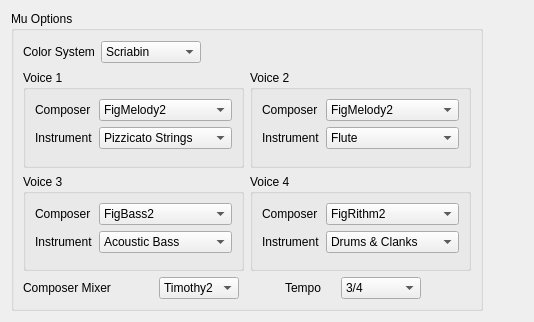
  <widget class="QWidget" name="tab2">
   <attribute name="title">
    <string>Composition Config</string>
   </attribute>
   <layout class="QGridLayout" name="gridLayout_5">
    <item row="0" column="0">
     <widget class="QGroupBox" name="groupBox_3">
      <property name="sizePolicy">
       <sizepolicy hsizetype="Expanding" vsizetype="Expanding">
        <horstretch>0</horstretch>
        <verstretch>0</verstretch>
       </sizepolicy>
      </property>
      <property name="minimumSize">
       <size>
        <width>441</width>
        <height>300</height>
       </size>
      </property>
      <property name="maximumSize">
       <size>
        <width>16777215</width>
        <height>16777215</height>
       </size>
      </property>
      <property name="title">
       <string>Mu Options</string>
      </property>
      <layout class="QGridLayout" name="gridLayout_14">
       <item row="0" column="0">
        <layout class="QHBoxLayout" name="horizontalLayout_13">
         <item>
          <widget class="QLabel" name="label_reconColors">
           <property name="text">
            <string>Color System</string>
           </property>
          </widget>
         </item>
         <item>
          <widget class="QComboBox" name="comboBox_reconColors">
           <property name="sizePolicy">
            <sizepolicy hsizetype="Preferred" vsizetype="Fixed">
             <horstretch>0</horstretch>
             <verstretch>0</verstretch>
            </sizepolicy>
           </property>
           <property name="minimumSize">
            <size>
             <width>100</width>
             <height>0</height>
            </size>
           </property>
           <property name="maximumSize">
            <size>
             <width>16777215</width>
             <height>16777215</height>
            </size>
           </property>
           <property name="currentIndex">
            <number>2</number>
           </property>
           <item>
            <property name="text">
             <string>Demo1</string>
            </property>
           </item>
           <item>
            <property name="text">
             <string>Demo2</string>
            </property>
           </item>
           <item>
            <property name="text">
             <string>Scriabin</string>
            </property>
           </item>
          </widget>
         </item>
         <item>
          <spacer name="horizontalSpacer_4">
           <property name="orientation">
            <enum>Qt::Horizontal</enum>
           </property>
           <property name="sizeHint" stdset="0">
            <size>
             <width>121</width>
             <height>24</height>
            </size>
           </property>
          </spacer>
         </item>
        </layout>
       </item>
       <item row="1" column="0">
        <layout class="QGridLayout" name="gridLayout_13">
         <item row="0" column="0">
          <widget class="QGroupBox" name="groupBox_v1">
           <property name="sizePolicy">
            <sizepolicy hsizetype="Expanding" vsizetype="Expanding">
             <horstretch>0</horstretch>
             <verstretch>0</verstretch>
            </sizepolicy>
           </property>
           <property name="minimumSize">
            <size>
             <width>179</width>
             <height>83</height>
            </size>
           </property>
           <property name="title">
            <string>Voice 1</string>
           </property>
           <layout class="QFormLayout" name="formLayout_3">
            <item row="0" column="0" colspan="2">
             <layout class="QGridLayout" name="gridLayout_9">
              <item row="0" column="0">
               <widget class="QLabel" name="label_v1Composer">
                <property name="text">
                 <string>Composer</string>
                </property>
               </widget>
              </item>
              <item row="0" column="1">
               <widget class="QComboBox" name="comboBox_v1Composer">
                <property name="sizePolicy">
                 <sizepolicy hsizetype="Expanding" vsizetype="Fixed">
                  <horstretch>0</horstretch>
                  <verstretch>0</verstretch>
                 </sizepolicy>
                </property>
                <property name="currentIndex">
                 <number>2</number>
                </property>
                <item>
                 <property name="text">
                  <string>Demo1</string>
                 </property>
                </item>
                <item>
                 <property name="text">
                  <string>Demo2</string>
                 </property>
                </item>
                <item>
                 <property name="text">
                  <string>FigMelody2</string>
                 </property>
                </item>
               </widget>
              </item>
              <item row="1" column="0">
               <widget class="QLabel" name="label_v1Instrument">
                <property name="text">
                 <string>Instrument</string>
                </property>
               </widget>
              </item>
              <item row="1" column="1">
               <widget class="QComboBox" name="comboBox_v1Instrument">
                <property name="sizePolicy">
                 <sizepolicy hsizetype="Expanding" vsizetype="Fixed">
                  <horstretch>0</horstretch>
                  <verstretch>0</verstretch>
                 </sizepolicy>
                </property>
                <property name="currentIndex">
                 <number>6</number>
                </property>
                <property name="insertPolicy">
                 <enum>QComboBox::InsertAtBottom</enum>
                </property>
                <item>
                 <property name="text">
                  <string>Piano</string>
                 </property>
                </item>
                <item>
                 <property name="text">
                  <string>Harpsichord</string>
                 </property>
                </item>
                <item>
                 <property name="text">
                  <string>Reed Organ</string>
                 </property>
                </item>
                <item>
                 <property name="text">
                  <string>Nylon String Guitar</string>
                 </property>
                </item>
                <item>
                 <property name="text">
                  <string>Acoustic Bass</string>
                 </property>
                </item>
                <item>
                 <property name="text">
                  <string>String Instruments</string>
                 </property>
                </item>
                <item>
                 <property name="text">
                  <string>Pizzicato Strings</string>
                 </property>
                </item>
                <item>
                 <property name="text">
                  <string>Choir Aahs</string>
                 </property>
                </item>
                <item>
                 <property name="text">
                  <string>Orchestra Hit</string>
                 </property>
                </item>
                <item>
                 <property name="text">
                  <string>Trumpet</string>
                 </property>
                </item>
                <item>
                 <property name="text">
                  <string>Tenor Sax</string>
                 </property>
                </item>
                <item>
                 <property name="text">
                  <string>Flute</string>
                 </property>
                </item>
                <item>
                 <property name="text">
                  <string>Syn Voice</string>
                 </property>
                </item>
               </widget>
              </item>
             </layout>
            </item>
           </layout>
          </widget>
         </item>
         <item row="0" column="1">
          <widget class="QGroupBox" name="groupBox_v2">
           <property name="sizePolicy">
            <sizepolicy hsizetype="Expanding" vsizetype="Expanding">
             <horstretch>0</horstretch>
             <verstretch>0</verstretch>
            </sizepolicy>
           </property>
           <property name="minimumSize">
            <size>
             <width>179</width>
             <height>83</height>
            </size>
           </property>
           <property name="title">
            <string>Voice 2</string>
           </property>
           <layout class="QFormLayout" name="formLayout_4">
            <item row="0" column="0" colspan="2">
             <layout class="QGridLayout" name="gridLayout_8">
              <item row="0" column="0">
               <widget class="QLabel" name="label_v2Composer">
                <property name="text">
                 <string>Composer</string>
                </property>
               </widget>
              </item>
              <item row="0" column="1">
               <widget class="QComboBox" name="comboBox_v2Composer">
                <property name="sizePolicy">
                 <sizepolicy hsizetype="Expanding" vsizetype="Fixed">
                  <horstretch>0</horstretch>
                  <verstretch>0</verstretch>
                 </sizepolicy>
                </property>
                <property name="currentIndex">
                 <number>2</number>
                </property>
                <item>
                 <property name="text">
                  <string>Demo1</string>
                 </property>
                </item>
                <item>
                 <property name="text">
                  <string>Demo2</string>
                 </property>
                </item>
                <item>
                 <property name="text">
                  <string>FigMelody2</string>
                 </property>
                </item>
               </widget>
              </item>
              <item row="1" column="0">
               <widget class="QLabel" name="label_v2Instrument">
                <property name="text">
                 <string>Instrument</string>
                </property>
               </widget>
              </item>
              <item row="1" column="1">
               <widget class="QComboBox" name="comboBox_v2Instruments">
                <property name="sizePolicy">
                 <sizepolicy hsizetype="Expanding" vsizetype="Fixed">
                  <horstretch>0</horstretch>
                  <verstretch>0</verstretch>
                 </sizepolicy>
                </property>
                <property name="currentIndex">
                 <number>11</number>
                </property>
                <item>
                 <property name="text">
                  <string>Piano</string>
                 </property>
                </item>
                <item>
                 <property name="text">
                  <string>Harpsichord</string>
                 </property>
                </item>
                <item>
                 <property name="text">
                  <string>Reed Organ</string>
                 </property>
                </item>
                <item>
                 <property name="text">
                  <string>Nylon String Guitar</string>
                 </property>
                </item>
                <item>
                 <property name="text">
                  <string>Acoustic Bass</string>
                 </property>
                </item>
                <item>
                 <property name="text">
                  <string>String Instruments</string>
                 </property>
                </item>
                <item>
                 <property name="text">
                  <string>Pizzicato Strings</string>
                 </property>
                </item>
                <item>
                 <property name="text">
                  <string>Choir Aahs</string>
                 </property>
                </item>
                <item>
                 <property name="text">
                  <string>Orchestra Hit</string>
                 </property>
                </item>
                <item>
                 <property name="text">
                  <string>Trumpet</string>
                 </property>
                </item>
                <item>
                 <property name="text">
                  <string>Tenor Sax</string>
                 </property>
                </item>
                <item>
                 <property name="text">
                  <string>Flute</string>
                 </property>
                </item>
                <item>
                 <property name="text">
                  <string>Syn Voice</string>
                 </property>
                </item>
               </widget>
              </item>
             </layout>
            </item>
           </layout>
          </widget>
         </item>
         <item row="1" column="0">
          <widget class="QGroupBox" name="groupBox_v3">
           <property name="sizePolicy">
            <sizepolicy hsizetype="Expanding" vsizetype="Expanding">
             <horstretch>0</horstretch>
             <verstretch>0</verstretch>
            </sizepolicy>
           </property>
           <property name="minimumSize">
            <size>
             <width>179</width>
             <height>83</height>
            </size>
           </property>
           <property name="autoFillBackground">
            <bool>false</bool>
           </property>
           <property name="title">
            <string>Voice 3</string>
           </property>
           <property name="flat">
            <bool>false</bool>
           </property>
           <layout class="QFormLayout" name="formLayout_2">
            <item row="0" column="0" colspan="2">
             <layout class="QGridLayout" name="gridLayout_6">
              <item row="0" column="0">
               <widget class="QLabel" name="label_v3Composer">
                <property name="text">
                 <string>Composer</string>
                </property>
               </widget>
              </item>
              <item row="0" column="1">
               <widget class="QComboBox" name="comboBox_v3Composer">
                <property name="sizePolicy">
                 <sizepolicy hsizetype="Expanding" vsizetype="Fixed">
                  <horstretch>0</horstretch>
                  <verstretch>0</verstretch>
                 </sizepolicy>
                </property>
                <property name="currentIndex">
                 <number>2</number>
                </property>
                <item>
                 <property name="text">
                  <string>Demo1</string>
                 </property>
                </item>
                <item>
                 <property name="text">
                  <string>Demo2</string>
                 </property>
                </item>
                <item>
                 <property name="text">
                  <string>FigBass2</string>
                 </property>
                </item>
               </widget>
              </item>
              <item row="1" column="0">
               <widget class="QLabel" name="label_v3Instrument">
                <property name="text">
                 <string>Instrument</string>
                </property>
               </widget>
              </item>
              <item row="1" column="1">
               <widget class="QComboBox" name="comboBox_v3Instrument">
                <property name="sizePolicy">
                 <sizepolicy hsizetype="Expanding" vsizetype="Fixed">
                  <horstretch>0</horstretch>
                  <verstretch>0</verstretch>
                 </sizepolicy>
                </property>
                <property name="currentIndex">
                 <number>4</number>
                </property>
                <item>
                 <property name="text">
                  <string>Piano</string>
                 </property>
                </item>
                <item>
                 <property name="text">
                  <string>Harpsichord</string>
                 </property>
                </item>
                <item>
                 <property name="text">
                  <string>Reed Organ</string>
                 </property>
                </item>
                <item>
                 <property name="text">
                  <string>Nylon String Guitar</string>
                 </property>
                </item>
                <item>
                 <property name="text">
                  <string>Acoustic Bass</string>
                 </property>
                </item>
                <item>
                 <property name="text">
                  <string>String Instruments</string>
                 </property>
                </item>
                <item>
                 <property name="text">
                  <string>Pizzicato Strings</string>
                 </property>
                </item>
                <item>
                 <property name="text">
                  <string>Choir Aahs</string>
                 </property>
                </item>
                <item>
                 <property name="text">
                  <string>Orchestra Hit</string>
                 </property>
                </item>
                <item>
                 <property name="text">
                  <string>Trumpet</string>
                 </property>
                </item>
                <item>
                 <property name="text">
                  <string>Tenor Sax</string>
                 </property>
                </item>
                <item>
                 <property name="text">
                  <string>Flute</string>
                 </property>
                </item>
                <item>
                 <property name="text">
                  <string>Syn Voice</string>
                 </property>
                </item>
               </widget>
              </item>
             </layout>
            </item>
           </layout>
          </widget>
         </item>
         <item row="1" column="1">
          <widget class="QGroupBox" name="groupBox_v4">
           <property name="sizePolicy">
            <sizepolicy hsizetype="Expanding" vsizetype="Expanding">
             <horstretch>0</horstretch>
             <verstretch>0</verstretch>
            </sizepolicy>
           </property>
           <property name="minimumSize">
            <size>
             <width>179</width>
             <height>83</height>
            </size>
           </property>
           <property name="title">
            <string>Voice 4</string>
           </property>
           <layout class="QFormLayout" name="formLayout">
            <item row="0" column="0" colspan="2">
             <layout class="QGridLayout" name="gridLayout_7">
              <item row="0" column="0">
               <widget class="QLabel" name="label_v4Composer">
                <property name="text">
                 <string>Composer</string>
                </property>
               </widget>
              </item>
              <item row="0" column="1">
               <widget class="QComboBox" name="comboBox_v4Composer">
                <property name="sizePolicy">
                 <sizepolicy hsizetype="Expanding" vsizetype="Fixed">
                  <horstretch>0</horstretch>
                  <verstretch>0</verstretch>
                 </sizepolicy>
                </property>
                <property name="currentIndex">
                 <number>2</number>
                </property>
                <item>
                 <property name="text">
                  <string>Demo1</string>
                 </property>
                </item>
                <item>
                 <property name="text">
                  <string>Demo2</string>
                 </property>
                </item>
                <item>
                 <property name="text">
                  <string>FigRithm2</string>
                 </property>
                </item>
               </widget>
              </item>
              <item row="1" column="0">
               <widget class="QLabel" name="label_v4Instrument">
                <property name="text">
                 <string>Instrument</string>
                </property>
               </widget>
              </item>
              <item row="1" column="1">
               <widget class="QComboBox" name="comboBox_v4Instrument">
                <property name="sizePolicy">
                 <sizepolicy hsizetype="Expanding" vsizetype="Fixed">
                  <horstretch>0</horstretch>
                  <verstretch>0</verstretch>
                 </sizepolicy>
                </property>
                <property name="currentIndex">
                 <number>2</number>
                </property>
                <item>
                 <property name="text">
                  <string>Demo1</string>
                 </property>
                </item>
                <item>
                 <property name="text">
                  <string>Demo2</string>
                 </property>
                </item>
                <item>
                 <property name="text">
                  <string>Drums &amp; Clanks</string>
                 </property>
                </item>
               </widget>
              </item>
             </layout>
            </item>
           </layout>
          </widget>
         </item>
        </layout>
       </item>
       <item row="2" column="0">
        <layout class="QHBoxLayout" name="horizontalLayout_12">
         <item>
          <widget class="QLabel" name="label_composerMix">
           <property name="sizePolicy">
            <sizepolicy hsizetype="Fixed" vsizetype="Preferred">
             <horstretch>0</horstretch>
             <verstretch>0</verstretch>
            </sizepolicy>
           </property>
           <property name="minimumSize">
            <size>
             <width>130</width>
             <height>0</height>
            </size>
           </property>
           <property name="maximumSize">
            <size>
             <width>80</width>
             <height>16777215</height>
            </size>
           </property>
           <property name="text">
            <string>Composer Mixer</string>
           </property>
          </widget>
         </item>
         <item>
          <widget class="QComboBox" name="comboBox_composerMixer">
           <property name="sizePolicy">
            <sizepolicy hsizetype="Expanding" vsizetype="Fixed">
             <horstretch>0</horstretch>
             <verstretch>0</verstretch>
            </sizepolicy>
           </property>
           <property name="maximumSize">
            <size>
             <width>94</width>
             <height>16777215</height>
            </size>
           </property>
           <property name="currentIndex">
            <number>2</number>
           </property>
           <item>
            <property name="text">
             <string>Demo1</string>
            </property>
           </item>
           <item>
            <property name="text">
             <string>Demo2</string>
            </property>
           </item>
           <item>
            <property name="text">
             <string>Timothy2</string>
            </property>
           </item>
          </widget>
         </item>
         <item>
          <spacer name="horizontalSpacer_2">
           <property name="orientation">
            <enum>Qt::Horizontal</enum>
           </property>
           <property name="sizeType">
            <enum>QSizePolicy::Fixed</enum>
           </property>
           <property name="sizeHint" stdset="0">
            <size>
             <width>40</width>
             <height>20</height>
            </size>
           </property>
          </spacer>
         </item>
         <item>
          <widget class="QLabel" name="label_tempo">
           <property name="sizePolicy">
            <sizepolicy hsizetype="Fixed" vsizetype="Fixed">
             <horstretch>0</horstretch>
             <verstretch>0</verstretch>
            </sizepolicy>
           </property>
           <property name="minimumSize">
            <size>
             <width>50</width>
             <height>0</height>
            </size>
           </property>
           <property name="maximumSize">
            <size>
             <width>16777215</width>
             <height>16777215</height>
            </size>
           </property>
           <property name="baseSize">
            <size>
             <width>0</width>
             <height>0</height>
            </size>
           </property>
           <property name="text">
            <string>Tempo</string>
           </property>
          </widget>
         </item>
         <item>
          <widget class="QComboBox" name="comboBox_v3Composer_3">
           <property name="sizePolicy">
            <sizepolicy hsizetype="Expanding" vsizetype="Fixed">
             <horstretch>0</horstretch>
             <verstretch>0</verstretch>
            </sizepolicy>
           </property>
           <property name="minimumSize">
            <size>
             <width>40</width>
             <height>0</height>
            </size>
           </property>
           <property name="maximumSize">
            <size>
             <width>89</width>
             <height>16777215</height>
            </size>
           </property>
           <property name="currentIndex">
            <number>2</number>
           </property>
           <item>
            <property name="text">
             <string>1/4</string>
            </property>
           </item>
           <item>
            <property name="text">
             <string>2/4</string>
            </property>
           </item>
           <item>
            <property name="text">
             <string>3/4</string>
            </property>
           </item>
          </widget>
         </item>
         <item>
          <spacer name="horizontalSpacer_6">
           <property name="orientation">
            <enum>Qt::Horizontal</enum>
           </property>
           <property name="sizeType">
            <enum>QSizePolicy::Fixed</enum>
           </property>
           <property name="sizeHint" stdset="0">
            <size>
             <width>50</width>
             <height>20</height>
            </size>
           </property>
          </spacer>
         </item>
        </layout>
       </item>
      </layout>
     </widget>
    </item>
    <item row="0" column="1">
     <spacer name="horizontalSpacer_3">
      <property name="orientation">
       <enum>Qt::Horizontal</enum>
      </property>
      <property name="sizeType">
       <enum>QSizePolicy::Fixed</enum>
      </property>
      <property name="sizeHint" stdset="0">
       <size>
        <width>40</width>
        <height>20</height>
       </size>
      </property>
     </spacer>
    </item>
   </layout>
  </widget>
